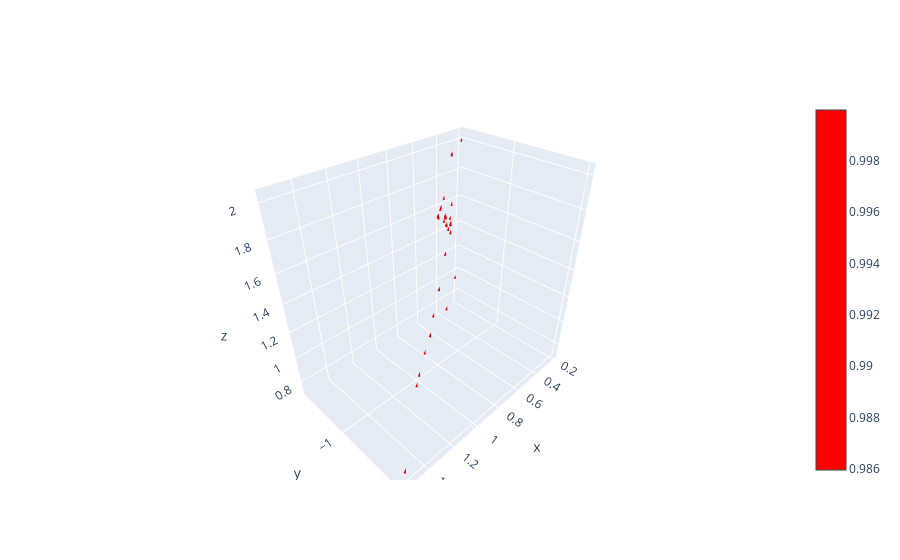

The notebook cell this image was saved under:
### Code cell
import plotly.graph_objects as go

map_points = system.get_tracked_map_points()
positions = np.concatenate([mp.world_pos for mp in map_points if mp is not None], 1)
normals = np.concatenate([mp.normal for mp in map_points if mp is not None], 1)

data=[]
data.append(
    go.Cone(
        x=positions[0],
        y=positions[1],
        z=positions[2],
        u=normals[0],
        v=normals[1],
        w=normals[2],
        #opacity=0.5,
        colorscale=[[0, 'red'], [1, 'red']],
        sizeref=10,
    )
)
"""
data.append(
    go.Cone(
        x=camera_points[0],
        y=camera_points[1],
        z=camera_points[2],
        u=camera_zaxis[0],
        v=camera_zaxis[1],
        w=camera_zaxis[2],
        colorscale=[[0, 'blue'], [1, 'blue']]
    )
)
"""

go.Figure(data=data).show()
